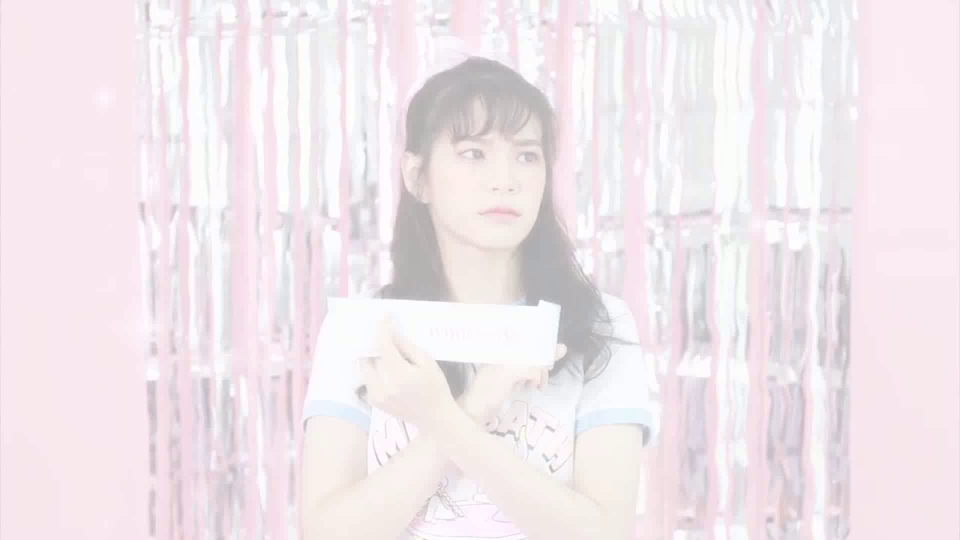
#> input picture frame 10 of BNK48.mp4, 1920 x 1080 px (shown at 1/2 size)
$ python CreateDataSet.py
#> lines starting #> are read from the running program, lines starting #| are printed output that depends on the picture; after the words box and inside, x2 and y2 are one past the last pixel; in counts of white or black regions, pixels touching at a corner belong together
#> further down, frame is the input picture: shape (1080, 1920, 3); mean B, G, R 236.3, 231.6, 241.6
import cv2
faceCascade=cv2.CascadeClassifier("haarcascade_frontalface_default.xml")

def create_dataset(img,id,img_id):
        cv2.imwrite("data/pic."+str(id)+"."+str(img_id)+".jpg",img)


def draw_boundary(img,classifier,scaleFactor,minNeighbors,color):
#> called with scaleFactor = 1.1, minNeighbors = 10, color = (0, 0, 255)
        gray=cv2.cvtColor(img,cv2.COLOR_BGR2GRAY)
        features=classifier.detectMultiScale(gray,scaleFactor,minNeighbors)
#> features = [[842, 202, 293, 293]]
        coords=[]
        for (x,y,w,h) in features:
                cv2.rectangle(img,(x,y),(x+w,y+h),color,2)
                cv2.putText(img,"Face",(x,y-4),cv2.FONT_HERSHEY_SIMPLEX,0.8,color,2)
                coords=[x,y,w,h]
#> this loop made 1 pass
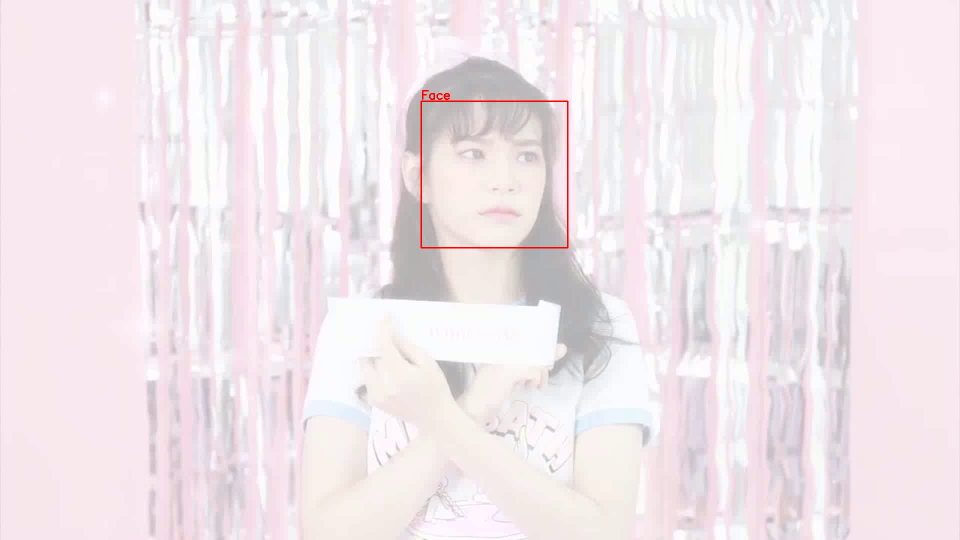
#> img: shape (1080, 1920, 3) (shown at 1/2 size); 0.19% of pixels changed, all inside (x1, y1, x2, y2) = (841, 180, 1137, 497)
        return img,coords

def detect(img,faceCascade,img_id):
        img,coords=draw_boundary(img,faceCascade,1.1,10,(0,0,255))
#> coords = [842, 202, 293, 293]
        if len(coords)== 4 :
                id = 1
                result = img[coords[1]:coords[1]+coords[3],coords[0]:coords[0]+coords[2]]
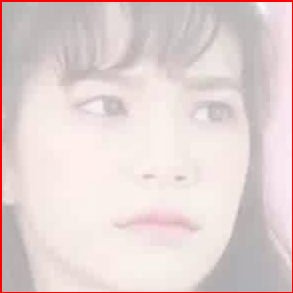
#> result: shape (293, 293, 3); mean B, G, R 210.5, 211.5, 227.2
                create_dataset(result,id,img_id)
        return img

img_id=0
cap = cv2.VideoCapture("BNK48.mp4")

while (True):
        ret,frame = cap.read()
        frame=detect(frame,faceCascade,img_id)
        cv2.imshow('frame',frame)
        img_id+=1
        if(cv2.waitKey(1) & 0xFF== ord('q')):
#> (key q is pressed here)
            break
cap.release()
cv2.destroyAllWindows()

$ run again, starting later in the video
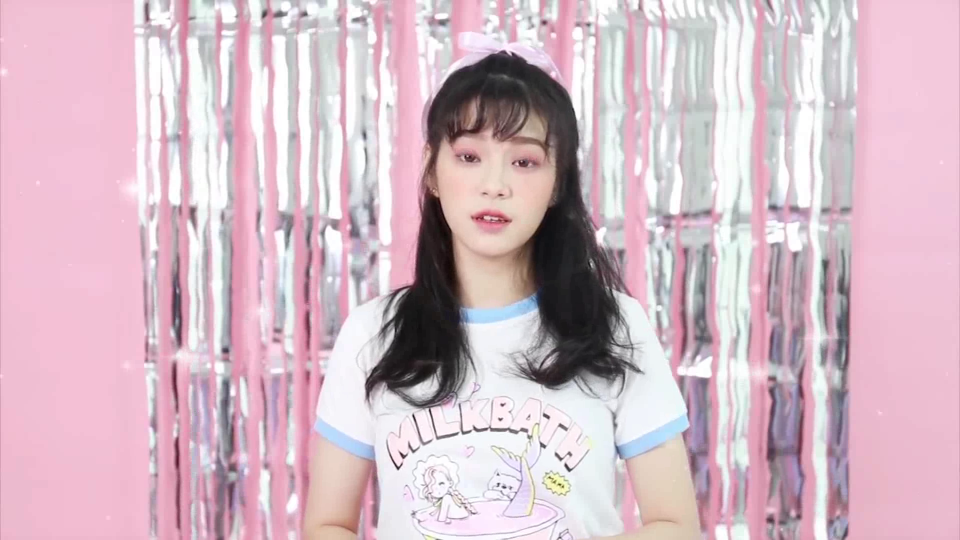
#> input picture frame 45 of BNK48.mp4, 1920 x 1080 px (shown at 1/2 size)
#> frame is the input picture: shape (1080, 1920, 3); mean B, G, R 196.7, 185.9, 211.6
#> features = [[830, 206, 307, 307]]
#> the loop in draw_boundary, `for (x,y,w,h) in features:` made 1 pass
#> after the loop in draw_boundary, `for (x,y,w,h) in features:`:
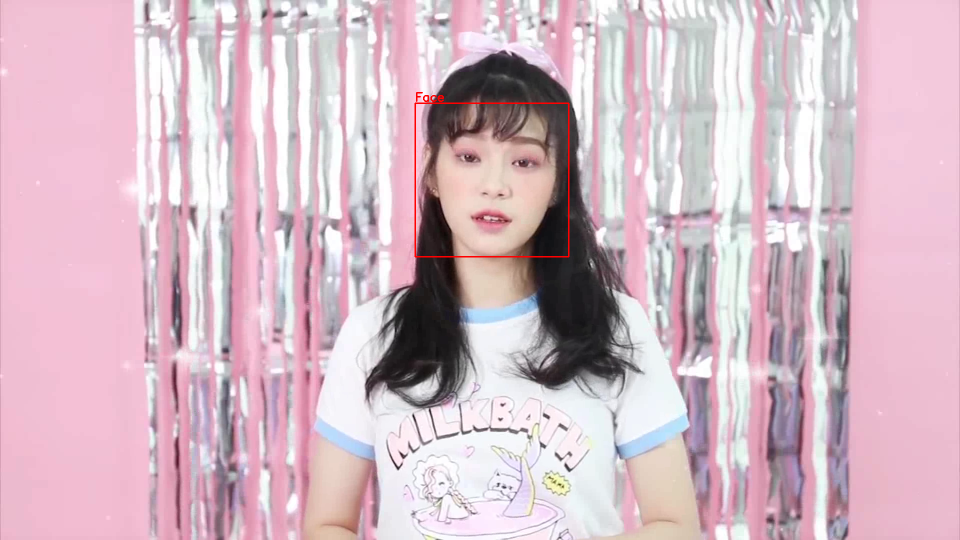
#> img: shape (1080, 1920, 3) (shown at 1/2 size); 0.2% of pixels changed, all inside (x1, y1, x2, y2) = (829, 184, 1139, 515)
#> in detect, `img,coords=draw_boundary(img,faceCascade,1.1,10,(0,0,255))`: coords = [830, 206, 307, 307]
#> in detect, `result = img[coords[1]:coords[1]+coords[3],coords[0]:coords[0]+coords[..`:
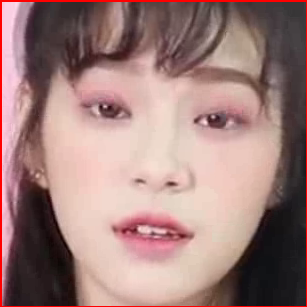
#> result: shape (307, 307, 3); mean B, G, R 122.9, 126.5, 159.7

$ run again, starting later in the video
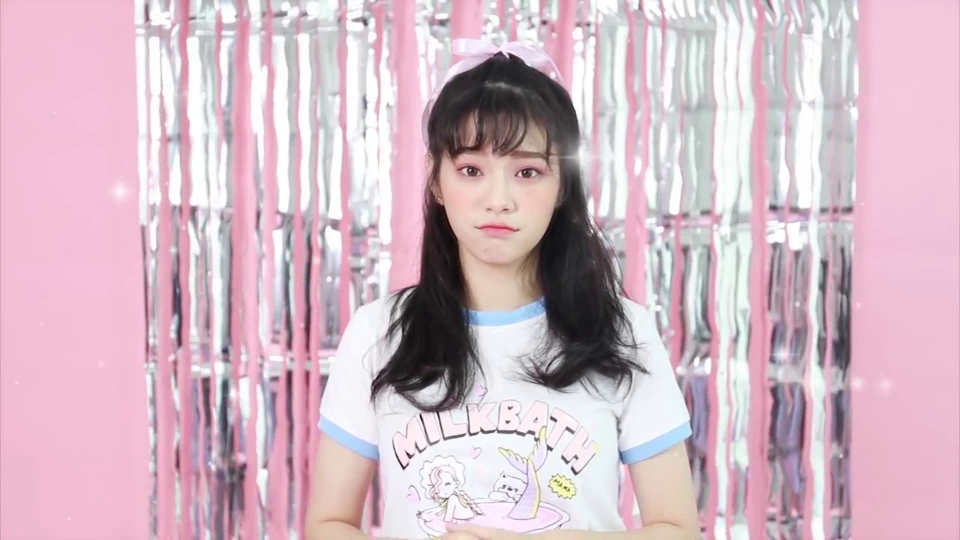
#> input picture frame 80 of BNK48.mp4, 1920 x 1080 px (shown at 1/2 size)
#> frame is the input picture: shape (1080, 1920, 3); mean B, G, R 196.3, 185, 211
#> features = [[845, 238, 292, 292]]
#> the loop in draw_boundary, `for (x,y,w,h) in features:` made 1 pass
#> after the loop in draw_boundary, `for (x,y,w,h) in features:`:
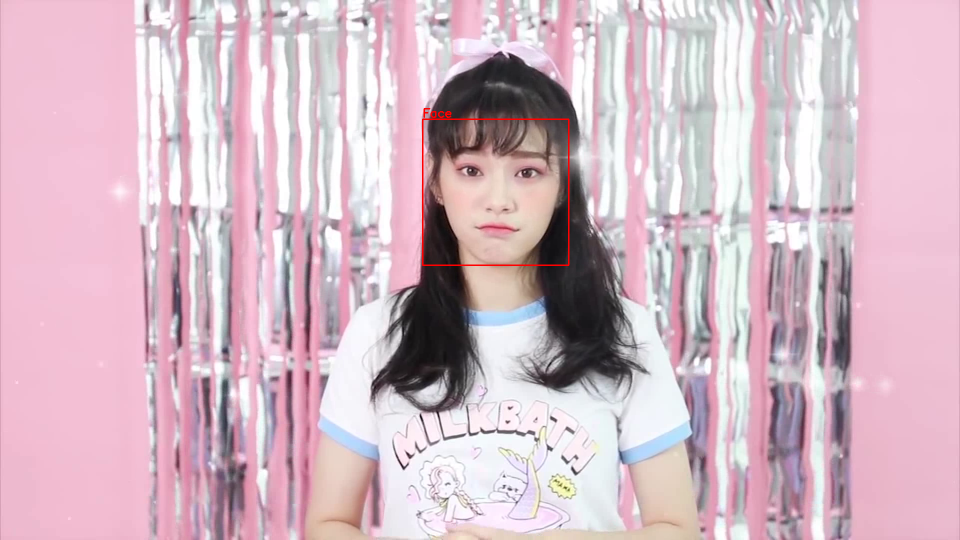
#> img: shape (1080, 1920, 3) (shown at 1/2 size); 0.19% of pixels changed, all inside (x1, y1, x2, y2) = (844, 216, 1139, 532)
#> in detect, `img,coords=draw_boundary(img,faceCascade,1.1,10,(0,0,255))`: coords = [845, 238, 292, 292]
#> in detect, `result = img[coords[1]:coords[1]+coords[3],coords[0]:coords[0]+coords[..`:
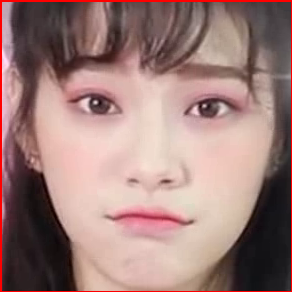
#> result: shape (292, 292, 3); mean B, G, R 121.3, 125.6, 158.1
